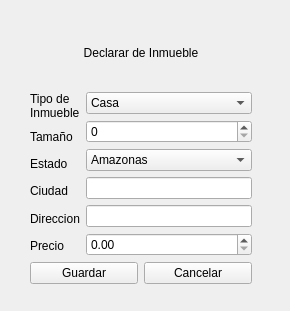
<?xml version="1.0" encoding="UTF-8"?>
<ui version="4.0">
 <class>declarar_casa</class>
 <widget class="QWidget" name="declarar_casa">
  <property name="geometry">
   <rect>
    <x>0</x>
    <y>0</y>
    <width>290</width>
    <height>311</height>
   </rect>
  </property>
  <property name="windowTitle">
   <string>Declarar Inmueble</string>
  </property>
  <widget class="QWidget" name="layoutWidget">
   <property name="geometry">
    <rect>
     <x>30</x>
     <y>20</y>
     <width>222</width>
     <height>264</height>
    </rect>
   </property>
   <layout class="QGridLayout" name="gridLayout">
    <item row="0" column="0">
     <widget class="QLabel" name="label_7">
      <property name="text">
       <string>Declarar de Inmueble</string>
      </property>
      <property name="alignment">
       <set>Qt::AlignCenter</set>
      </property>
     </widget>
    </item>
    <item row="1" column="0">
     <layout class="QHBoxLayout" name="horizontalLayout_2">
      <item>
       <layout class="QVBoxLayout" name="verticalLayout">
        <item>
         <widget class="QLabel" name="label">
          <property name="text">
           <string>Tipo de
Inmueble</string>
          </property>
         </widget>
        </item>
        <item>
         <widget class="QLabel" name="label_2">
          <property name="text">
           <string>Tamaño</string>
          </property>
         </widget>
        </item>
        <item>
         <widget class="QLabel" name="label_4">
          <property name="text">
           <string>Estado</string>
          </property>
         </widget>
        </item>
        <item>
         <widget class="QLabel" name="label_3">
          <property name="text">
           <string>Ciudad</string>
          </property>
         </widget>
        </item>
        <item>
         <widget class="QLabel" name="label_5">
          <property name="text">
           <string>Direccion</string>
          </property>
         </widget>
        </item>
        <item>
         <widget class="QLabel" name="label_6">
          <property name="text">
           <string>Precio</string>
          </property>
         </widget>
        </item>
       </layout>
      </item>
      <item>
       <layout class="QVBoxLayout" name="verticalLayout_2">
        <item>
         <widget class="QComboBox" name="comboBox_tipo_de_inmueble">
          <item>
           <property name="text">
            <string>Casa</string>
           </property>
          </item>
          <item>
           <property name="text">
            <string>Apartamento</string>
           </property>
          </item>
          <item>
           <property name="text">
            <string>Townhouse</string>
           </property>
          </item>
          <item>
           <property name="text">
            <string>Quinta</string>
           </property>
          </item>
          <item>
           <property name="text">
            <string>Finca</string>
           </property>
          </item>
          <item>
           <property name="text">
            <string>Rancho con DIrecTV</string>
           </property>
          </item>
          <item>
           <property name="text">
            <string>Rancho sin DirecTV</string>
           </property>
          </item>
         </widget>
        </item>
        <item>
         <widget class="QSpinBox" name="spinBox_tamanio"/>
        </item>
        <item>
         <widget class="QComboBox" name="comboBox_estado">
          <item>
           <property name="text">
            <string>Amazonas</string>
           </property>
          </item>
          <item>
           <property name="text">
            <string>Anzoategui</string>
           </property>
          </item>
          <item>
           <property name="text">
            <string>Apure</string>
           </property>
          </item>
          <item>
           <property name="text">
            <string>Aragua</string>
           </property>
          </item>
          <item>
           <property name="text">
            <string>Barinas</string>
           </property>
          </item>
          <item>
           <property name="text">
            <string>Bolivar</string>
           </property>
          </item>
          <item>
           <property name="text">
            <string>Carabobo</string>
           </property>
          </item>
          <item>
           <property name="text">
            <string>Cojedes</string>
           </property>
          </item>
          <item>
           <property name="text">
            <string>Delta Amacuro</string>
           </property>
          </item>
          <item>
           <property name="text">
            <string>Distrito Capital</string>
           </property>
          </item>
          <item>
           <property name="text">
            <string>Falcon</string>
           </property>
          </item>
          <item>
           <property name="text">
            <string>Guarico</string>
           </property>
          </item>
          <item>
           <property name="text">
            <string>Lara</string>
           </property>
          </item>
          <item>
           <property name="text">
            <string>Merida</string>
           </property>
          </item>
          <item>
           <property name="text">
            <string>Miranda</string>
           </property>
          </item>
          <item>
           <property name="text">
            <string>Monagas</string>
           </property>
          </item>
          <item>
           <property name="text">
            <string>Nueva Esparta</string>
           </property>
          </item>
          <item>
           <property name="text">
            <string>Portuguesa</string>
           </property>
          </item>
          <item>
           <property name="text">
            <string>Sucre</string>
           </property>
          </item>
          <item>
           <property name="text">
            <string>Tachira</string>
           </property>
          </item>
          <item>
           <property name="text">
            <string>Trujillo</string>
           </property>
          </item>
          <item>
           <property name="text">
            <string>Vargas</string>
           </property>
          </item>
          <item>
           <property name="text">
            <string>Yaracuy</string>
           </property>
          </item>
          <item>
           <property name="text">
            <string>Zulia</string>
           </property>
          </item>
         </widget>
        </item>
        <item>
         <widget class="QLineEdit" name="lineEdit_ciudad">
          <property name="maxLength">
           <number>20</number>
          </property>
         </widget>
        </item>
        <item>
         <widget class="QLineEdit" name="lineEdit_direccion">
          <property name="maxLength">
           <number>20</number>
          </property>
         </widget>
        </item>
        <item>
         <widget class="QDoubleSpinBox" name="doubleSpinBox_price">
          <property name="maximum">
           <double>99999999.900000005960464</double>
          </property>
         </widget>
        </item>
       </layout>
      </item>
     </layout>
    </item>
    <item row="2" column="0">
     <layout class="QHBoxLayout" name="horizontalLayout">
      <item>
       <widget class="QPushButton" name="pushButton_guardar">
        <property name="text">
         <string>Guardar</string>
        </property>
       </widget>
      </item>
      <item>
       <widget class="QPushButton" name="pushButton_cancelar">
        <property name="text">
         <string>Cancelar</string>
        </property>
       </widget>
      </item>
     </layout>
    </item>
   </layout>
  </widget>
 </widget>
 <resources/>
 <connections/>
</ui>
